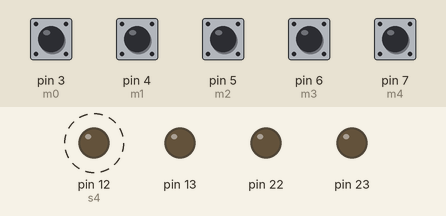
The sketch below on a simulated Arduino Uno, built with avr-gcc and run on an emulated ATmega328P. On the bench: output pins drawn as LEDs (lit = HIGH). Dashed ring = blinking. Inputs (shaded band) come from the test bench; at power-on: pin 3 (m0), pin 4 (m1), pin 5 (m2), pin 6 (m3), pin 7 (m4) HIGH. MIDI output is not drawn; pins used as bus, display or sensor lines are not drawn.

Above: at 0.14 s.
Timing chart, 0 to 3.0 s (numbered marks = the images above):
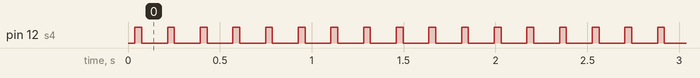

Measured:
- by itself, pin 12 (s4): alternates HIGH for 0.04 s and LOW for 0.14 s

The sketch:

domeColorMeArpeggios.ino
```cpp
// domeColorMeArpeggios - A user colors up dome with three different colors. Each color corresponds to one note of arpeggio. 1 MIDI output
// Last updated by Jon Bumstead on 7 January 2017
#include <MIDI.h>

#define numLeds 120 //24 Number of LEDs
#define numIR 24 //24 Number of IR per Triangle
#define numTri 5 // Number of rows per Triangle

// OUTPUTS //
int clockPin = A1;
int dataPin = A0;
int s0 = 8; // MUX control 0 - PORTbD
int s1 = 9; // MUX control 1 - PORTb
int s2 = 10; // MUX control 2 - PORTb
int s3 = 11; // MUX control 3 - PORTb
int s4 = 12; // MUX control 4 - PORTb

// INPUTS //
int m0 = 3;  // MUX input 0
int m1 = 4;  // MUX input 0
int m2 = 5;  // MUX input 0
int m3 = 6;  // MUX input 0
int m4 = 7;  // MUX input 0

// VARIABLES //
byte red[numLeds];    // Initialize array with vallues for LED strip
byte green[numLeds];    // Initialize array with vallues for LED strip
byte blue[numLeds];    // Initialize array with vallues for LED strip
int counter0[numIR];
int counter1[numIR];
int counter2[numIR];
int counter3[numIR];
int counter4[numIR];
int midArr[numTri];
int noteInd[numTri];
int irInd[numTri];

int arr0; //
int arr1; //
int arr2; //
int arr3; //
int arr4; //

// CONSTANTS //
//int ledAssignRed [4] =   {0, 102, 0,   255};
//int ledAssignGreen [4] = {0,  200,  102, 80};
//int ledAssignBlue [4] =  {0,  0,   204,  0};

//int ledAssignRed [4] =   {0, 255, 0,   0};
//int ledAssignGreen [4] = {0,  0,  255, 0};
//int ledAssignBlue [4] =  {0,  0,   0,  255};

//int ledAssignRed [4] =   {0, 200, 200,   0};
//int ledAssignGreen [4] = {0, 200,  80,  60};
//int ledAssignBlue [4] =  {0, 200,   0,  250};


//int ledAssignRed [4] =   {200, 220, 200,   0};
//int ledAssignGreen [4] = {200, 0,  80,  255};
//int ledAssignBlue [4] =  {200, 0,   0,  40};

//int ledAssignRed [4] =   {200, 220, 200,   0};
//int ledAssignGreen [4] = {200, 0,  80,  255};
//int ledAssignBlue [4] =  {200, 0,   0,  40};

//int ledAssignRed [4] =   {0, 200, 200,   120};
//int ledAssignGreen [4] = {0,  0,  40, 220};
//int ledAssignBlue [4] =  {0,  255,   0,  80};

int ledAssignRed [4] =   {200, 255, 0,   0};
int ledAssignGreen [4] = {200,  0,  255, 0};
int ledAssignBlue [4] =  {200,  0,   0,  255};

int notes[24][4] = {{60, 64, 67, 72},  {61, 65, 68, 73},  {62, 66, 69, 74},  {63, 67, 70, 75},  {64, 68, 71, 76},  {65, 69, 72, 77},  {66, 70, 73, 78},   {67, 71, 74, 79},          {68, 72, 75, 80},  {69, 73, 76, 81},  {70, 74, 77, 82},  {71, 75, 78, 83},  {72, 76, 79, 84},  {73, 77, 80, 85},  {74, 78, 81, 86}, {75, 79, 82, 87},          {76, 80, 83, 88},  {77, 81, 84, 89},  {78, 82, 85, 90},  {79, 83, 86, 91},  {80, 84, 87, 92},  {81, 85, 88, 93},  {82, 86, 89, 94},   {83, 87, 90, 95}};
int pauseMidi = 4000;
int delayTimeTot = 140;

MIDI_CREATE_DEFAULT_INSTANCE();

void setup() {
  // put your setup code here, to run once:

  DDRB = B11111111; // sets Arduino pins 8 to 13 as inputs
  //DDRD = DDRD | B11111100; // sets Arduino pins 2 to 7 as output without changing the value of pins 0 & 1, which are RX & TX

  MIDI.begin(MIDI_CHANNEL_OFF);

  pinMode(clockPin, OUTPUT);
  pinMode(dataPin, OUTPUT);
  pinMode(s0, OUTPUT);
  pinMode(s1, OUTPUT);
  pinMode(s2, OUTPUT);
  pinMode(s3, OUTPUT);
  pinMode(s4, OUTPUT);

  pinMode(m0, INPUT);
  pinMode(m1, INPUT);
  pinMode(m2, INPUT);
  pinMode(m3, INPUT);
  pinMode(m4, INPUT);

  memset(red, 0, numLeds);
  memset(green, 0, numLeds);
  memset(blue, 0, numLeds);
  memset(counter0, 0, numIR);
  memset(counter1, 0, numIR);
  memset(counter2, 0, numIR);
  memset(counter3, 0, numIR);
  memset(counter4, 0, numIR);

  updatestring(dataPin);

}

void loop() {
  // put your main code here, to run repeatedly:
  PORTB = B00000000; // SET control pins for mux low

  for (int i = 0; i < numIR; i++) {


    arr0 = digitalRead(m0);
    arr1 = digitalRead(m1);
    arr2 = digitalRead(m2);
    arr3 = digitalRead(m3);
    arr4 = digitalRead(m4);


    // TRIANGLE 0 /////////////////////////////////////////////////////
    if (arr0 == 0)
    {
      arr0 = 1;
      midArr[0] = 1;
      noteInd[0] = counter0[i];
      irInd[0] = i;
    }
    else
    {
      arr0 = 0;
    }

    red[i] = ledAssignRed[arr0 + counter0[i]];
    green[i] = ledAssignGreen[arr0 + counter0[i]];
    blue[i] = ledAssignBlue[arr0 + counter0[i]];

    counter0[i] = counter0[i] + arr0;

    if (counter0[i] == 4)
    {
      counter0[i] = 0;
    }
    ///////////////////////////////////////////////////////////////////

    // TRIANGLE 1 /////////////////////////////////////////////////////
    if (arr1 == 0)
    {
      arr1 = 1;
      midArr[1] = 1;
      noteInd[1] = counter1[i]; // cycles 1 - 4 to select which part of arpeggio to play
      irInd[1] = i;  // base note of the arpeggio
    }
    else
    {
      arr1 = 0;
    }

    red[i + 24] = ledAssignRed[arr1 + counter1[i]];
    green[i + 24] = ledAssignGreen[arr1 + counter1[i]];
    blue[i + 24] = ledAssignBlue[arr1 + counter1[i]];

    counter1[i] = counter1[i] + arr1;

    if (counter1[i] == 4)
    {
      counter1[i] = 0;
    }
    ///////////////////////////////////////////////////////////////////


    // TRIANGLE 2 /////////////////////////////////////////////////////
    if (arr2 == 0)
    {
      arr2 = 1;
      midArr[2] = 1;
      noteInd[2] = counter2[i];
      irInd[2] = i;
    }
    else
    {
      arr2 = 0;
    }

    red[i + 48] = ledAssignRed[arr2 + counter2[i]];
    green[i + 48] = ledAssignGreen[arr2 + counter2[i]];
    blue[i + 48] = ledAssignBlue[arr2 + counter2[i]];

    counter2[i] = counter2[i] + arr2;

    if (counter2[i] == 4)
    {
      counter2[i] = 0;
    }
    //////////////////////////////////////////////////////////////////


    // TRIANGLE 3 /////////////////////////////////////////////////////
    if (arr3 == 0)
    {
      arr3 = 1;
      midArr[3] = 1;
      noteInd[3] = counter3[i];
      irInd[3] = i;
    }
    else
    {
      arr3 = 0;
    }

    red[i + 72] = ledAssignRed[arr3 + counter3[i]];
    green[i + 72] = ledAssignGreen[arr3 + counter3[i]];
    blue[i + 72] = ledAssignBlue[arr3 + counter3[i]];

    counter3[i] = counter3[i] + arr3;

    if (counter3[i] == 4)
    {
      counter3[i] = 0;
    }
    /////////////////////////////////////////////////////////////////


    // TRIANGLE 4 /////////////////////////////////////////////////////
    if (arr4 == 0)
    {
      arr4 = 1;
      midArr[4] = 1;
      noteInd[4] = counter4[i];
      irInd[4] = i;
    }
    else
    {
      arr4 = 0;
    }

    red[i + 96] = ledAssignRed[arr4 + counter4[i]];
    green[i + 96] = ledAssignGreen[arr4 + counter4[i]];
    blue[i + 96] = ledAssignBlue[arr4 + counter4[i]];

    counter4[i] = counter4[i] + arr4;

    if (counter4[i] == 4)
    {
      counter4[i] = 0;
    }
    /////////////////////////////////////////////////////////////////


    PORTB ++; // increment MUX

  }
  updatestring(dataPin);
  delay(delayTimeTot);


}


////////////////////////////////////
void updatestring(int ledS)
{
  for (int i = 0; i < numLeds; i++)
  {
    shiftOut(ledS, clockPin, MSBFIRST, red[i]);
    shiftOut(ledS, clockPin, MSBFIRST, green[i]);
    shiftOut(ledS, clockPin, MSBFIRST, blue[i]);
  }

  PORTB = B00000000; // SET control pins for mux low
  if (midArr[0] == 1)
  {
    MIDI.sendNoteOn(notes[irInd[0]][noteInd[0]], 127, 1);
    delayMicroseconds(pauseMidi);
    MIDI.sendNoteOff(notes[irInd[0]][noteInd[0]], 127, 1);
    delayMicroseconds(pauseMidi);
  }

  // PORTB ++; // increment MUX
  if (midArr[1] == 1)
  {
    MIDI.sendNoteOn(notes[irInd[1]][noteInd[1]], 127, 1);
    delayMicroseconds(pauseMidi);
    MIDI.sendNoteOff(notes[irInd[1]][noteInd[1]], 127, 1);
    delayMicroseconds(pauseMidi);
  }

  // PORTB ++; // increment MUX
  if (midArr[2] == 1)
  {
    MIDI.sendNoteOn(notes[irInd[2]][noteInd[2]], 127, 1);
    delayMicroseconds(pauseMidi);
    MIDI.sendNoteOff(notes[irInd[2]][noteInd[2]], 127, 1);
    delayMicroseconds(pauseMidi);
  }

  // PORTB ++; // increment MUX
  if (midArr[3] == 1)
  {
    MIDI.sendNoteOn(notes[irInd[3]][noteInd[3]], 127, 1);
    delayMicroseconds(pauseMidi);
    MIDI.sendNoteOff(notes[irInd[3]][noteInd[3]], 127, 1);
    delayMicroseconds(pauseMidi);
  }

  // PORTB ++; // increment MUX
  if (midArr[4] == 1)
  {
    MIDI.sendNoteOn(notes[irInd[4]][noteInd[4]], 127, 1);
    delayMicroseconds(pauseMidi);
    MIDI.sendNoteOff(notes[irInd[4]][noteInd[4]], 127, 1);
    delayMicroseconds(pauseMidi);
  }

  //midArr={0,0,0,0,0};
  midArr[0] = 0;
  midArr[1] = 0;
  midArr[2] = 0;
  midArr[3] = 0;
  midArr[4] = 0;

}
//////////////////////////////////
```
